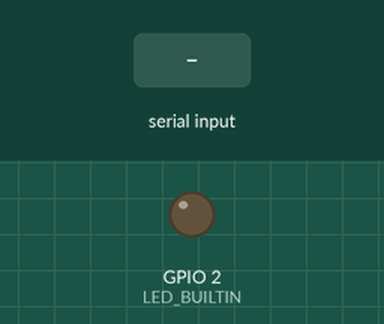
Simulated run of this sketch. Board: ESP32. Shown: output pins drawn as LEDs (lit = HIGH). The inputs (shaded band) are chosen by the test bench. Nothing arrives over Bluetooth unless stated; what the sketch prints to the serial monitor is not drawn.

Above: at 2.4 s.
2.5 s: "1" received over the second serial link
At 2.8 s:
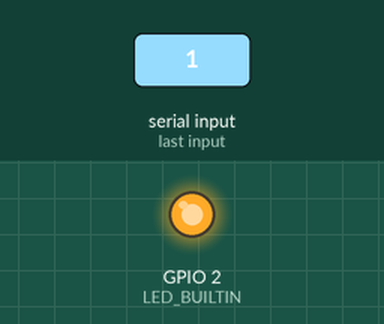
4.0 s: "0" received over the second serial link
At 4.8 s:
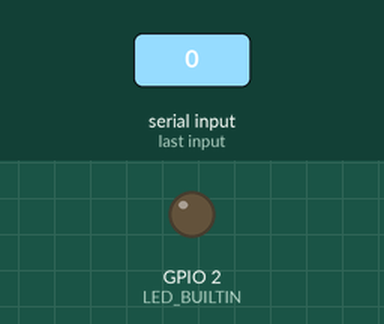
Timing chart, 0 to 7.0 s (numbered marks = the images above; inputs shaded):
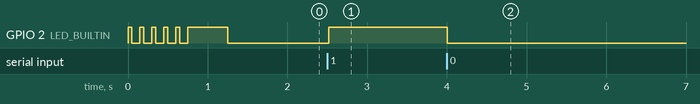

Measured:
- after the input at 2.5 s, GPIO 2 (LED_BUILTIN): LOW → HIGH at once
- after the input at 4.0 s, GPIO 2 (LED_BUILTIN): HIGH → LOW at once

The sketch:

esp32blue_CHALLANGE.ino
```cpp
/*Program to control LED (ON/OFF) from ESP32 using Serial Bluetooth
 * Thanks to Neil Kolbans for his efoorts in adding the support to Arduino IDE
 * Turotial on: www.circuitdigest.com
 */
#include "BluetoothSerial.h" //Header File for Serial Bluetooth, will be added by default into Arduino

BluetoothSerial ESP_BT; //Object for the Bluetooth

int incoming;  //integer to store the bluetooth input..
int LED_BUILTIN = 2;

void setup()
{
  //Serial.begin(115200); //S

  pinMode (LED_BUILTIN, OUTPUT);//Specify that LED pin is output
  Serial.begin(115200); //at the default baud
  ESP_BT.begin("Mrittika 🤗"); //Bluetooth device name

  Serial.print("\nWAIT");
  for(int i=1;i<=5;i+=1)
  {
    digitalWrite(LED_BUILTIN,HIGH);
    Serial.print(".");
    delay(50);
    digitalWrite(LED_BUILTIN,LOW);
    delay(100);
  }

  digitalWrite(LED_BUILTIN,HIGH);
  delay(500);
  digitalWrite(LED_BUILTIN,LOW);
  Serial.println("\nThe device has started, now you can pair it with Bluetooth..!!");

}

void loop()
{

  if (ESP_BT.available()) //Check if we receive anything from Bluetooth
  {
    incoming = ESP_BT.read(); //Read what we receive
    Serial.print("Received: ");
    Serial.println(incoming);

    if (incoming == 49)
        {
        digitalWrite(LED_BUILTIN, HIGH);
        ESP_BT.println("LED turned ON");
        }

    if (incoming == 48)
        {
        digitalWrite(LED_BUILTIN, LOW);
        ESP_BT.println("LED turned OFF");
        }
  }

  delay(20);

}
```
